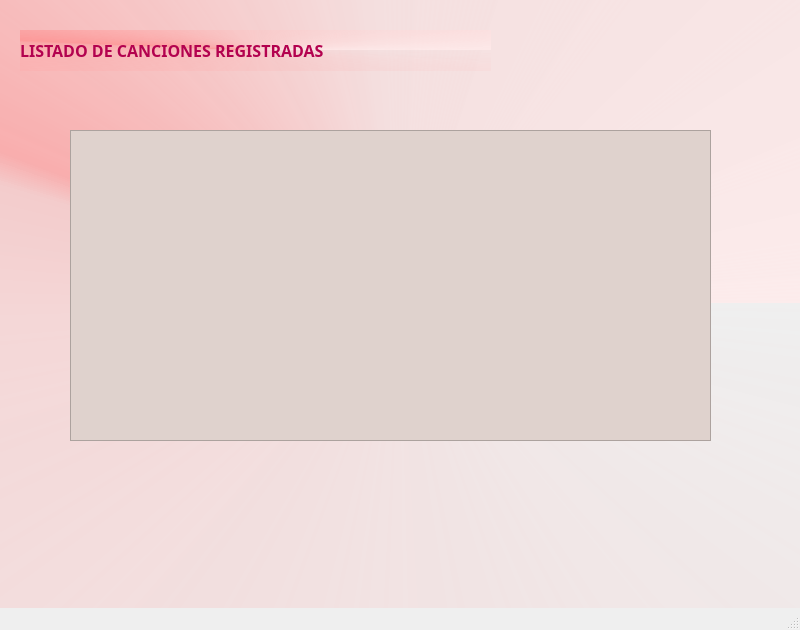
<?xml version="1.0" encoding="UTF-8"?>
<ui version="4.0">
 <class>list_canciones</class>
 <widget class="QMainWindow" name="list_canciones">
  <property name="geometry">
   <rect>
    <x>0</x>
    <y>0</y>
    <width>800</width>
    <height>630</height>
   </rect>
  </property>
  <property name="windowTitle">
   <string>Listado De Canciones</string>
  </property>
  <property name="styleSheet">
   <string notr="true"/>
  </property>
  <widget class="QWidget" name="centralwidget">
   <property name="styleSheet">
    <string notr="true">background-color: qconicalgradient(cx:0.5, cy:0.5, angle:0, stop:0 rgba(255, 235, 235, 206), stop:0.258706 rgba(255, 188, 188, 80), stop:0.425 rgba(255, 132, 132, 156), stop:0.44 rgba(252, 128, 128, 80), stop:0.507463 rgba(255, 162, 162, 80), stop:1 rgba(255, 255, 255, 0));</string>
   </property>
   <widget class="QLabel" name="lbl_listado">
    <property name="geometry">
     <rect>
      <x>20</x>
      <y>30</y>
      <width>471</width>
      <height>41</height>
     </rect>
    </property>
    <property name="font">
     <font>
      <family>MV Boli</family>
      <pointsize>12</pointsize>
     </font>
    </property>
    <property name="text">
     <string>&lt;html&gt;&lt;head/&gt;&lt;body&gt;&lt;p&gt;&lt;span style=&quot; font-weight:600; color:#b3024f;&quot;&gt;LISTADO DE CANCIONES REGISTRADAS&lt;/span&gt;&lt;/p&gt;&lt;/body&gt;&lt;/html&gt;</string>
    </property>
   </widget>
   <widget class="QListWidget" name="lstw_canciones">
    <property name="geometry">
     <rect>
      <x>70</x>
      <y>130</y>
      <width>641</width>
      <height>311</height>
     </rect>
    </property>
    <property name="styleSheet">
     <string notr="true">background-color: rgb(223, 210, 205);</string>
    </property>
   </widget>
  </widget>
  <widget class="QStatusBar" name="statusbar"/>
 </widget>
 <resources/>
 <connections/>
</ui>
